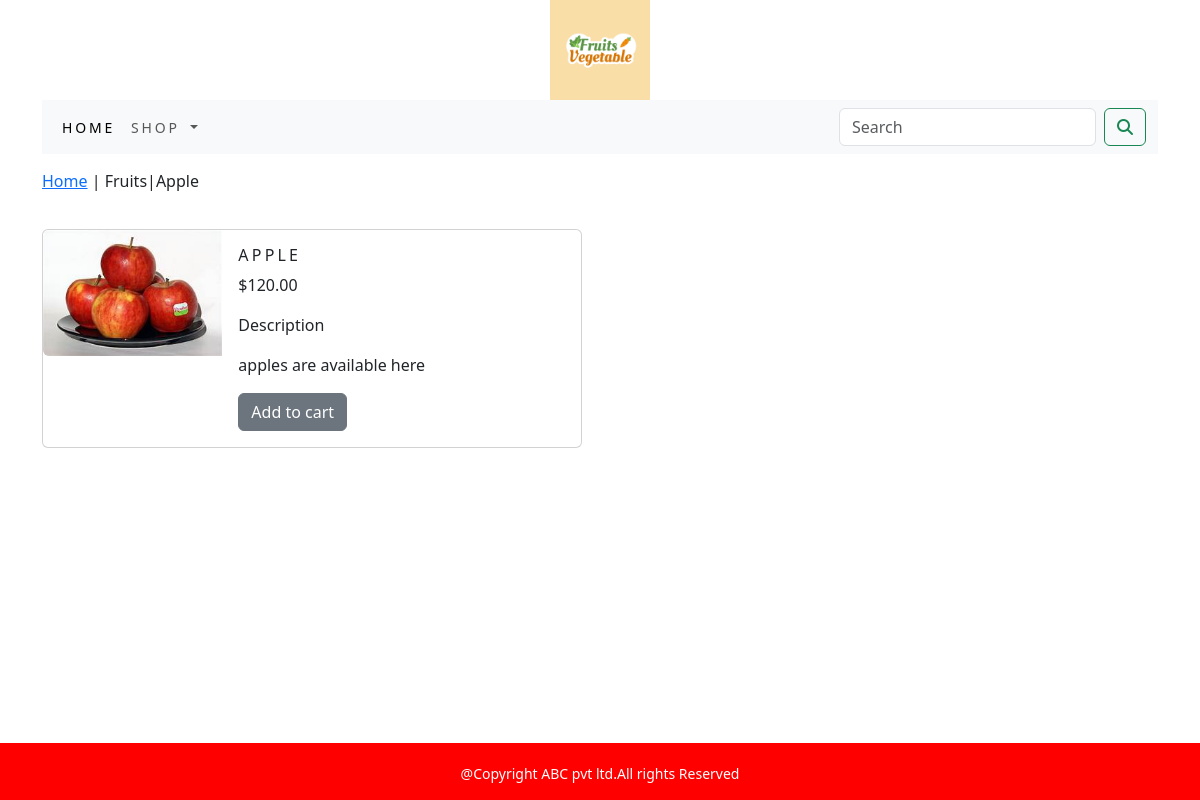
The page /ecommerce/fruits/apple/ on the database its author committed.
### ecommerce_app/models.py (models this page shows, shortened)
class Product(models.Model):
    objects = None
    name=models.CharField(max_length=250,unique=True)
    slug=models.SlugField(max_length=250,unique=True)
    description=models.TextField(blank=True)
    price=models.DecimalField(max_digits=10,decimal_places=2)
    category=models.ForeignKey(Category,on_delete=models.CASCADE)
    image=models.ImageField(upload_to='product',blank=True)
    stock=models.IntegerField()
    available=models.BooleanField(default=True)
    created=models.DateTimeField(auto_now_add=True)
    updated=models.DateTimeField(auto_now=True)
    class Meta:
        ordering=('name',)
        verbose_name='product'
        verbose_name_plural='products'

class Category(models.Model):
    objects = None
    name=models.CharField(max_length=250,unique=True)
    slug=models.SlugField(max_length=250,unique=True)
    description=models.TextField(blank=True)
    image=models.ImageField(upload_to='category')
    class Meta:
        ordering=('name',)
        verbose_name='category'
        verbose_name_plural='categories'
    def get_url(self):
        return reverse('ecommerce_app:products_by_category',args=[self.slug])
    def __str__(self):
        return '{}'.format(self.name)

### ecommerce_app/views.py (the view)
# urls.py: path('<slug:c_slug>/<slug:product_slug>/',views.proDetail,name='prodCatdetail'),
def proDetail(request,c_slug,product_slug):
    try:
        product=Product.objects.get(category__slug=c_slug,slug=product_slug)
    except Exception as e:
        raise e
    return render(request,'product.html',{'product':product})

### cart/context_processors.py (called while the page is built)
def counter(request):
    item_count=0
    if 'admin' in request.path:
        return {}
    else:
        try:
            cart=Cart.objects.filter(cart_id=_cart_id(request))
            car_items=CartItem.objects.all().filter(cart=cart[:1])
            for cart_items in car_items:
                item_count += cart_items.quantity
        except Cart.DoesNotExist:
            item_count=0
        return dict(item_count=item_count)

### cart/views.py (called while the page is built)
def _cart_id(request):
    cart=request.session.session_key
    if not cart:
        cart=request.session.create()
    return cart

### ecommerce_app/context_processors.py (called while the page is built)
def menu_links(request):
    links=Category.objects.all()
    return dict(links=links)

### templates/product.html (shortened to what this page needs)
{% extends 'base.html' %}
{% load static %}
{% block content %}
<div class="row my_prod_row_class">
    <div class="mx-auto">
        <p><a href="{% url 'ecommerce_app:allProdCat' %}">Home</a> |
      <a href="{{product.category.get_url}}"></a>{{product.category}}|{{product.name}}</p>
    </div>
</div>
<div class="card mb-3" style="max-width:540px;max-height:1500;">
  <div class="row g-0">
    <div class="col-md-4">
      <img src="{{product.image.url}}"   class="img-fluid rounded-start" alt="{{product.name}}">
    </div>
    <div class="col-md-8">
      <div class="card-body">
        <h5 class="card-title " style="font-size:16px;text-transform:uppercase; letter-spacing:.2em;">{{product.name}}</h5>
          <p>${{product.price}}</p>
            <p class="my_title">Description</p>
            <p class="text-justify my_prod_text">{{product.description}}</p>
            {% if product.stock <= 0 %}
            <p class="text-justify my_prod_text"><b>Out of stock</b></p>
            {% else %}
            <a href="{% url 'cart:add_cart' product.id %}" class="btn btn-secondary">Add to cart</a>
            {% endif %}
      </div>
    </div>
  </div>
</div>
{% endblock %}

### static/css/custom.css (style rules this page uses)
.my_prod_row_class { padding-top:15px; padding-bottom:20px; }
.my_prod_text { padding-right:20px; }

### rows shown on the page
Product: category "Fruits", name "Apple", image (picture), name "APPLE", price "120.00", description "apples are available here"
